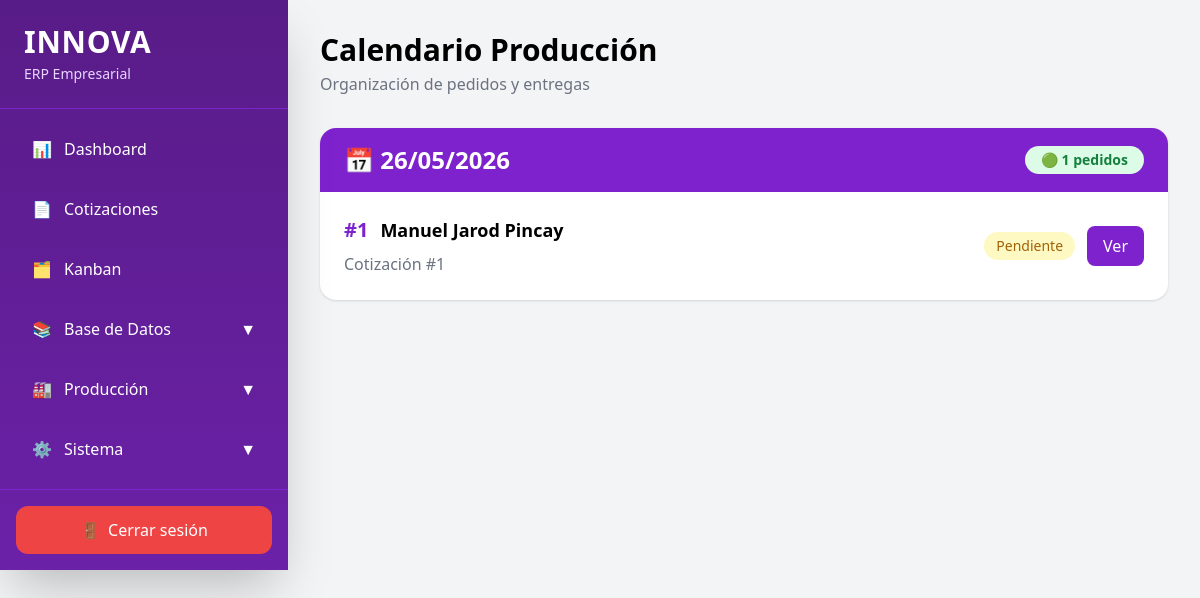
The app's page /production/calendar with its own data.
### app/models/quotation.py (models this page shows)
class Quotation(Base):
    __tablename__ = "quotations"
    id = Column(Integer, primary_key=True)
    client_id = Column(
        Integer,
        ForeignKey("clients.id")
    )
    subtotal = Column(Float)
    discount = Column(Float)
    iva = Column(Float)
    total = Column(Float)
    status = Column(String)
    delivery_date = Column(Date)
    design_file = Column(String)
    created_at = Column(
        DateTime,
        default=datetime.utcnow
    )
    client = relationship("Client")
    items = relationship(
    "QuotationItem"
)

### app/models/client.py (models this page shows)
class Client(Base):
    __tablename__ = "clients"
    id = Column(Integer, primary_key=True, index=True)
    name = Column(String)
    company = Column(String)
    ruc_ci = Column(String)
    phone = Column(String)
    email = Column(String)
    address = Column(Text)
    client_type = Column(String)
    observations = Column(Text)

### app/routes/production.py (the view)
@router.get(
    "/calendar",
    response_class=HTMLResponse
)
async def production_calendar(
    request: Request,
    db: Session = Depends(get_db)
):
    quotations = db.query(
        Quotation
    ).filter(
        Quotation.delivery_date != None
    ).order_by(
        Quotation.delivery_date.asc()
    ).all()
    grouped_orders = defaultdict(list)
    for quotation in quotations:
        grouped_orders[
            quotation.delivery_date
        ].append(quotation)
    return templates.TemplateResponse(
        request=request,
        name="production_calendar.html",
        context={
            "grouped_orders": dict(grouped_orders),
            "today": date.today()
        }
    )

### app/templates/production_calendar.html (shortened to what this page needs)
{% extends 'base.html' %}
{% block content %}
<div class="flex justify-between items-center mb-8">
    <div>
        <h1 class="text-2xl md:text-3xl font-bold">
            Calendario Producción
        </h1>
        <p class="text-gray-500 mt-1">
            Organización de pedidos y entregas
        </p>
    </div>
</div>
<div class="space-y-6">
    {% for date, orders in grouped_orders.items() %}
    <div class="bg-white rounded-2xl shadow overflow-hidden">
        {% if date < today %}
        <div class="bg-red-600 text-white px-6 py-4">
        {% elif date == today %}
        <div class="bg-yellow-500 text-white px-6 py-4">
        {% else %}
        <div class="bg-purple-700 text-white px-6 py-4">
        {% endif %}
            <div class="flex justify-between items-center">
                <div class="flex items-center gap-3">
                    <h2 class="text-2xl font-bold">
                        📅 {{ date.strftime('%d/%m/%Y') }}
                    </h2>
                </div>
                {% if orders|length >= 10 %}
                <div class="bg-red-100 text-red-700 px-4 py-1 rounded-full text-sm font-bold">
                    ⚠️ {{ orders|length }} pedidos
                </div>
                {% elif orders|length >= 5 %}
                <div class="bg-yellow-100 text-yellow-700 px-4 py-1 rounded-full text-sm font-bold">
                    🟡 {{ orders|length }} pedidos
                </div>
                {% else %}
                <div class="bg-green-100 text-green-700 px-4 py-1 rounded-full text-sm font-bold">
                    🟢 {{ orders|length }} pedidos
                </div>
                {% endif %}
            </div>
        </div>
        <div class="divide-y">
            {% for quotation in orders %}
            <div class="p-6 hover:bg-gray-50 transition">
                <div class="flex justify-between items-center">
                    <div>
                        <div class="flex items-center gap-3">
                            <div class="text-xl font-bold text-purple-700">
                                #{{ quotation.id }}
                            </div>
                            <div class="text-lg font-semibold">
                                {{ quotation.client.name }}
                            </div>
                        </div>
                        <div class="mt-2 text-gray-500">
                            Cotización #{{ quotation.id }}
                        </div>
                    </div>
                    <div class="flex items-center gap-3">
                        {% if quotation.status == 'pendiente' %}
                        <span class="bg-yellow-100 text-yellow-700 px-3 py-1 rounded-full text-sm">
                            Pendiente
                        </span>
                        {% elif quotation.status == 'aprobada' %}
                        <span class="bg-blue-100 text-blue-700 px-3 py-1 rounded-full text-sm">
                            Aprobada
                        </span>
                        {% elif quotation.status == 'produccion' %}
                        <span class="bg-purple-100 text-purple-700 px-3 py-1 rounded-full text-sm">
                            Producción
                        </span>
                        {% elif quotation.status == 'enviada' %}
                        <span class="bg-orange-100 text-orange-700 px-3 py-1 rounded-full text-sm">
                            Enviada
                        </span>
                        {% elif quotation.status == 'entregada' %}
                        <span class="bg-green-100 text-green-700 px-3 py-1 rounded-full text-sm">
                            Entregada
                        </span>
                        {% else %}
                        <span class="bg-gray-100 text-gray-700 px-3 py-1 rounded-full text-sm">
                            {{ quotation.status }}
                        </span>
                        {% endif %}
                        <a
                            href="/quotations/{{ quotation.id }}"
                            class="bg-purple-700 hover:bg-purple-800 text-white px-4 py-2 rounded-lg"
                        >
                            Ver
                        </a>
                    </div>
                </div>
            </div>
            {% endfor %}
        </div>
    </div>
    {% endfor %}
</div>
{% endblock %}

### records on screen
Quotation: strftime "26/05/2026", id "1", client.name "Manuel Jarod Pincay", status "Pendiente"

### other values on screen
{{ orders|length }} "1"
